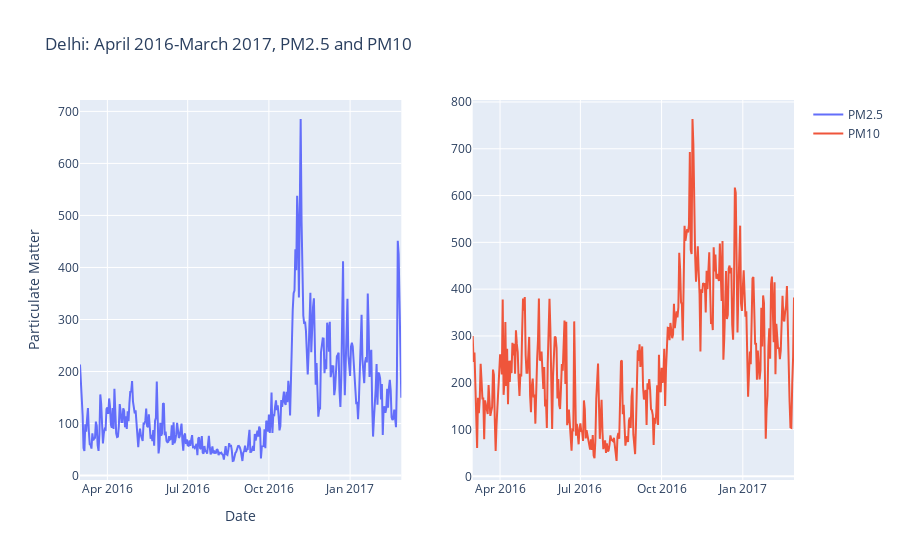

Notebook source saved alongside this figure:
### Code cell
df_delhi_year_16_17 = df_delhi[(df_delhi['Date']>='2016-03')&(df_delhi['Date']<'2017-03')]

fig = make_subplots(rows=1, cols=2)
fig.add_trace(go.Scatter(x=df_delhi_year_16_17['Date'], y=df_delhi_year_16_17['PM2.5'], mode='lines', name='PM2.5'),row=1, col=1)
fig.add_trace(go.Scatter(x=df_delhi_year_16_17['Date'], y=df_delhi_year_16_17['PM10'], mode='lines', name='PM10'),row=1, col=2)
fig.update_layout(title='Delhi: April 2016-March 2017, PM2.5 and PM10',
                  xaxis_title='Date',
                  yaxis_title='Particulate Matter')
fig.show()

### Figure 1 — Plotly figure (JSON) as saved in the notebook; plotly's stock layout.template omitted (floating-point values rounded to 4 significant figures; data arrays with more than 128 entries replaced by an {"elided": "..."} marker saying what was removed)
{"data": [{"mode": "lines", "name": "PM2.5", "type": "scatter", "x": {"elided": "365 str values"}, "xaxis": "x", "y": {"elided": "365 float values"}, "yaxis": "y"}, {"mode": "lines", "name": "PM10", "type": "scatter", "x": {"elided": "365 str values"}, "xaxis": "x2", "y": {"elided": "365 float values"}, "yaxis": "y2"}], "layout": {"title": {"text": "Delhi: April 2016-March 2017, PM2.5 and PM10"}, "xaxis": {"anchor": "y", "domain": [0, 0.45], "title": {"text": "Date"}}, "xaxis2": {"anchor": "y2", "domain": [0.55, 1]}, "yaxis": {"anchor": "x", "domain": [0, 1], "title": {"text": "Particulate Matter"}}, "yaxis2": {"anchor": "x2", "domain": [0, 1]}}}
